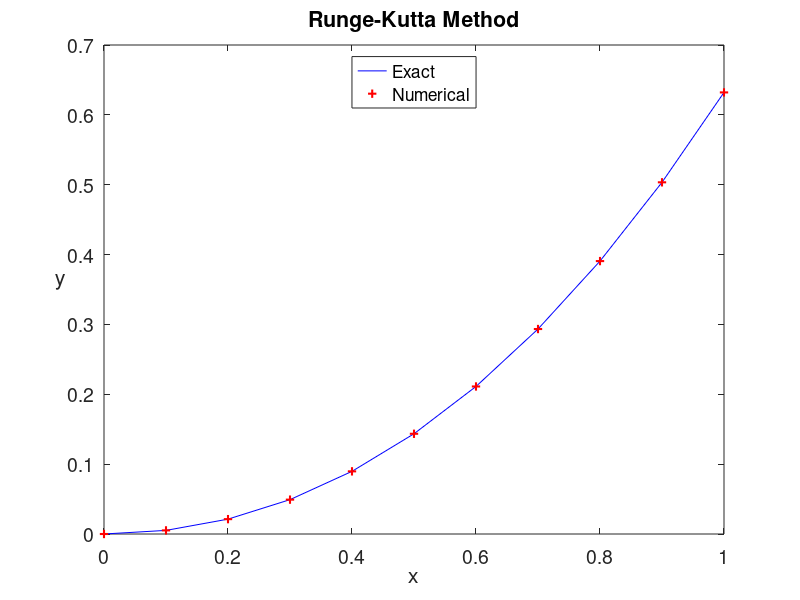

Here is the MATLAB script that generated this plot:
% RungeKutta.m
% Runge-Kutta method for the ODE model
% u'=t^2+t-u,  t \in [0,1]
% Initial value : u(0)=0
% Exact : u(t)=-exp(-t)+t^2-t+1.
clear all
h=0.1;
x=0:h:1;                     % function interval
n=length(x)-1;
u(1)=0;                      % initial value
fun=@(t,u) t.^2+t-u;         % RHS
for i=1:n
    k1=fun(x(i),u(i));
    k2=fun(x(i)+h./2,u(i)+h.*k1/2);
    k3=fun(x(i)+h./2,u(i)+h.*k2/2);
    k4=fun(x(i)+h,u(i)+h.*k3);
    u(i+1)=u(i)+h.*(k1+2.*k2+2.*k3+k4)./6;
end
ue=-exp(-x)+x.^2-x+1;        % exact solution
plot(x,ue,'b-',x,u,'r+','LineWidth',1.5)
xlabel('x','fontsize', 16), ylabel('y','fontsize',16,'Rotation',0)
legend('Exact','Numerical','location','North')
title('Runge-Kutta Method','fontsize',14)
set(gca,'fontsize',14)
